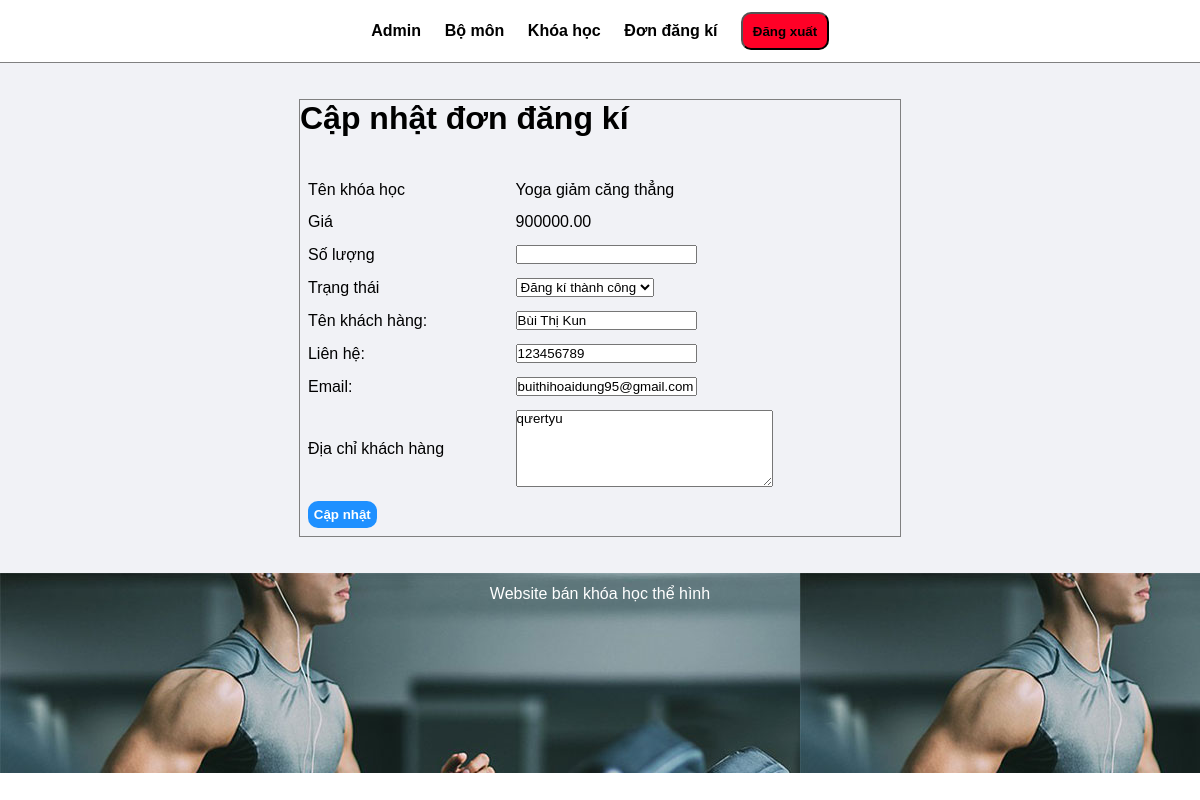
/admin/update-register.php?id=1, run on the app's committed database.
### tables this page shows
CREATE TABLE `tbl_register` (
  `id` int(11) NOT NULL,
  `course_name` varchar(255) NOT NULL,
  `course_fee` decimal(10,2) NOT NULL,
  `qty` int(11) NOT NULL,
  `total` decimal(10,2) NOT NULL,
  `register_date` timestamp NOT NULL DEFAULT current_timestamp(),
  `learner_name` varchar(255) NOT NULL,
  `learner_email` varchar(255) NOT NULL,
  `learner_address` varchar(255) NOT NULL,
  `status` enum('Registered','Completed','Cancelled') DEFAULT 'Registered',
  `learner_contact` varchar(20) NOT NULL
);

### admin/update-register.php (the view, shortened to what this page needs)
<?php include('menu.php')?>
<div class="main-content">
    <div class="content" style="margin: auto;width: 50%;border: 1px solid grey;">
        <h1>Cập nhật đơn đăng kí</h1>
        <br><br>
        <?php
            if(isset($_GET['id'])){
                $id = $_GET['id'];
                $sql = "SELECT * FROM tbl_register WHERE id = $id";
                $connect = mysqli_connect('localhost','root','','fitness_course');
                $res = mysqli_query($connect,$sql);
                $count = mysqli_num_rows($res);
                if($count==1){
                        $row = mysqli_fetch_assoc($res);
                        $course = $row['course_name'];
                        $course_fee = $row['course_fee'];
                        $qty = $row['qty'];
                        $learner_name = $row['learner_name'];
                        $learner_email = $row['learner_email'];
                        $learner_address = $row['learner_address'];
                        $status = $row['status'];
                        $learner_contact = $row['learner_contact'];
                }else{
                    $row = mysqli_fetch_assoc($res);
                }
            }else {
                header("Location:manage-register.php");
            }
        ?>
        <form action="" method="post">
            <table width="100%">
                <tr>
                    <td>Tên khóa học</td>
                    <td><?=$course;?></td>
                </tr>
                <tr>
                    <td>Giá</td>
                    <td><?=$course_fee;?></td>
                </tr>
                <tr>
                    <td>Số lượng</td>
                    <td>
                        <input type="number" name="qty" value="$<?=$qty;?>">
                    </td>
                </tr>
                <tr>
                    <td>Trạng thái</td>
                    <td>
                        <select name="status">
                            <option <?php if($status=="Registered"){echo "selected";} ?> value="Ordered">Đăng kí thành công</option>
                        </select>
                    </td>
                </tr>
                <tr>
                    <td>Tên khách hàng: </td>
                    <td>
                        <input type="text" name="learner_name" value="<?=$learner_name;?>">
                    </td>
                </tr>
                <tr>
                    <td>Liên hệ: </td>
                    <td>
                        <input type="text" name="learner_contact" value="<?=$learner_contact;?>">
                    </td>
                </tr>
                <tr>
                    <td>Email: </td>
                    <td>
                        <input type="text" name="learner_email" value="<?=$learner_email;?>">
                    </td>
                </tr>
                <tr>
                    <td>Địa chỉ khách hàng</td>
                    <td>
                        <textarea name="learner_address" cols="30" rows="5"><?=$learner_address;?></textarea>
                    </td>
                </tr>
                <tr>
                    <td colspan="2">
                        <input type="submit" name="submit" value="Cập nhật" class="btn btn-primary" style="border:none;">
                    </td>
                </tr>
            </table>
        </form>
    </div>
</div>
<?php include('footer.php') ?>

### css/admin.css (style rules this page uses)
* { margin: 0; padding: 0; font-family: Arial, Helvetica,sans-serif; }
.btn-primary { background-color : #1e90ff; padding: 1%; color: white; text-decoration: none; font-weight: bold; }
.btn { border-radius: 10px; }
.main-content { background-color: #f1f2f6; padding: 3% 0; }
table tr td { padding: 1%; }

### data on the page
tbl_register: course_name "Yoga giảm căng thẳng", course_fee "900000.00", status "Đăng kí thành công", learner_name "Bùi Thị Kun", learner_contact "123456789", learner_email "buithihoaidung95@gmail.com", learner_address "qưertyu"
